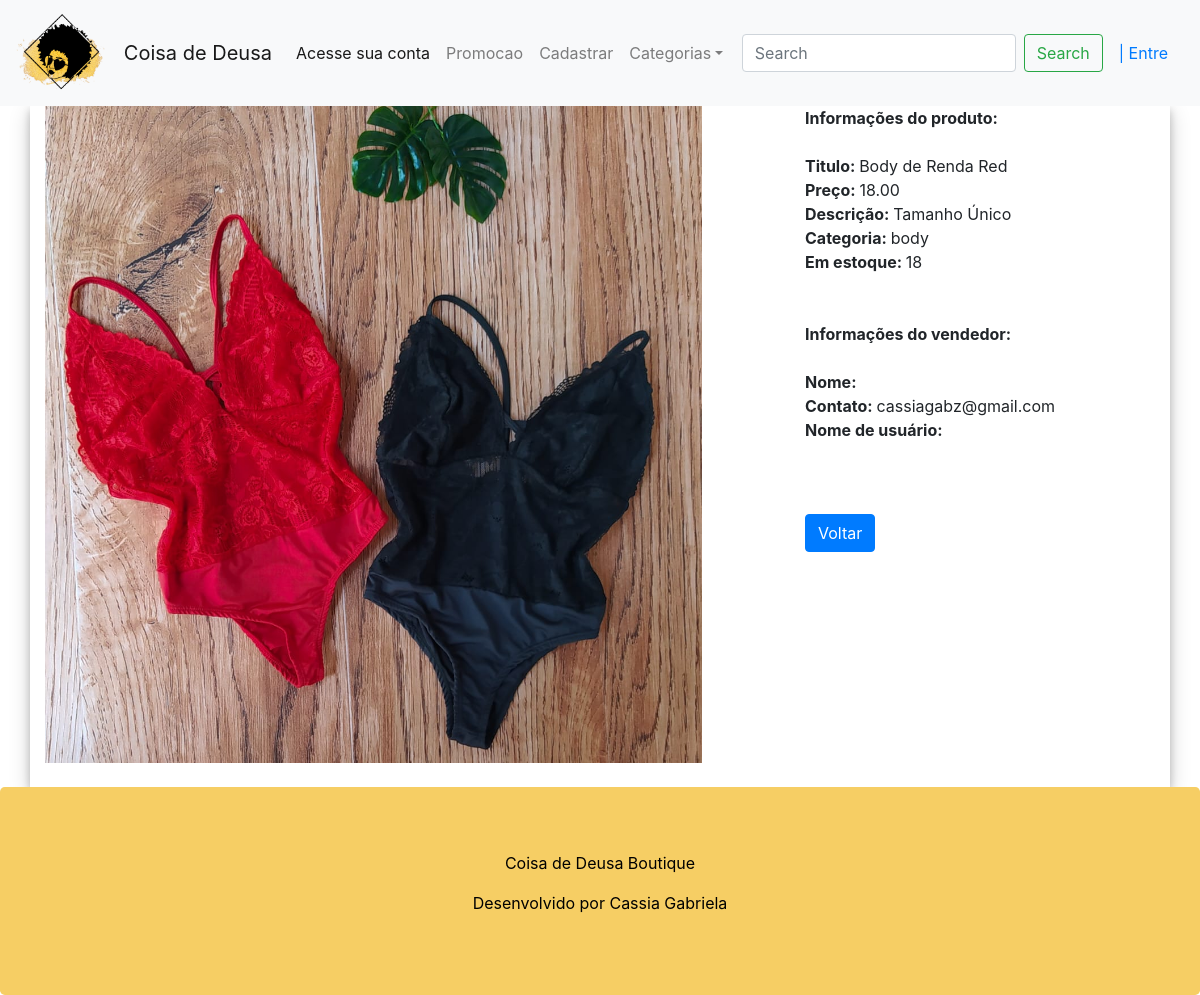
Page /produto/detalhe/1/ on the earlier database version.
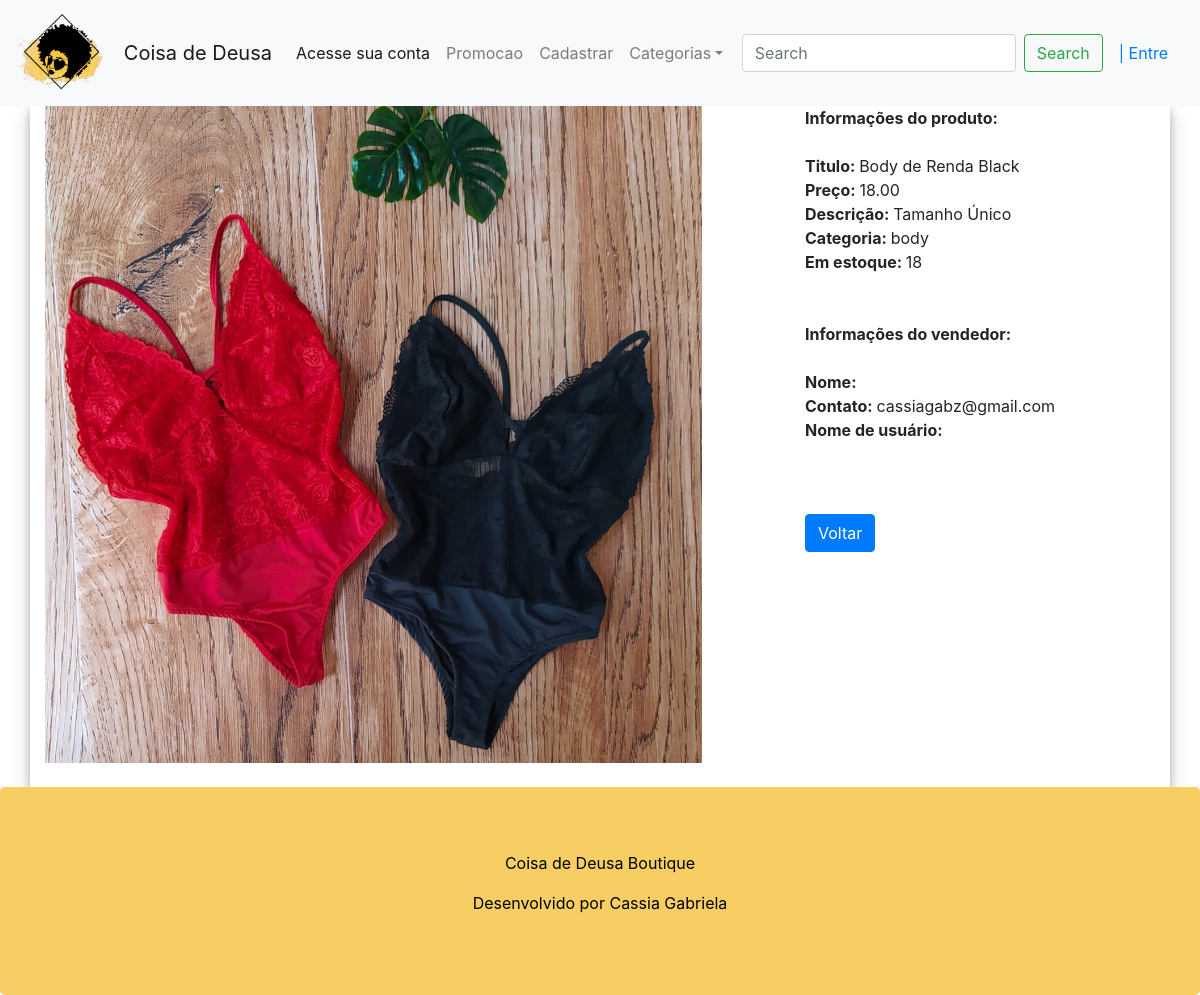
Same page on the later database version.
### contas/models.py (models this page shows, shortened)
class Produto(models.Model):
    titulo = models.CharField(max_length=100)
    descricao = models.TextField()
    referencia = models.CharField(max_length=5,)
    preco = models.DecimalField(max_digits=8,decimal_places=2)
    imagem = models.ImageField(null=True, upload_to='images')
    quantidade = models.IntegerField(null=True)
    promocao = models.BooleanField(null=True, default=False)
    precopromocao = models.DecimalField(max_digits=8,decimal_places=2, null=True, blank=True)
    categoria = models.CharField(max_length=50, null=True)
    user = models.ForeignKey(User, on_delete=models.CASCADE)
    class Meta:
        db_table = 'Produto'

### contas/views.py (the view)
# urls.py: path('produto/detalhe/<pk>/', views.DetalhesView.as_view(), name='detalhe'),
class DetalhesView(DetailView):
    login_url = 'login'
    model = Produto
    template_name = 'detalhe.html'
    context_object_name = 'produtos'

### templates/detalhe.html (shortened to what this page needs)
{% extends 'page.html' %}
{% block  content %}
    <div class="container">
        <div class="row">
            <div class="col-sm-12 col-md-10 col-lg-8">
                <div>
                    <img src="{{ produtos.imagem.url }}" style="width: 90%">
                </div>
                <br>
            </div>
            <div class="col-sm-12 col-md-12 col-lg-4">
                <b>Informações do produto: </b>
                <br>
                <br>
                <b>Titulo: </b>{{ produtos.titulo }}<br>
                <b>Preço: </b>{{ produtos.preco }}<br>
                <b>Descrição: </b>{{ produtos.descricao }}<br>
                <b>Categoria: </b>{{ produtos.categoria }}<br>
                <b>Em estoque: </b>{{ produtos.quantidade }}<br>
                <br>
                <br>
                 <b>Informações do vendedor: </b>
                <br>
                <br>
                <b>Nome: </b>{{ produtos.user.first_name }} <br>
                <b>Contato: </b>{{ produtos.user.email }} <br>
                <b>Nome de usuário: </b>{{ user.username }} <br>
                <br>
                <br>
                <br>
                <a href="javascript: history.go(-1)" class="btn btn-primary"> Voltar </a>
            </div>
        </div>
    </div>
{% endblock %}

Differences in the rows shown:
changed Produto "Tamanho Único": titulo "Body de Renda Red" → "Body de Renda Black"
